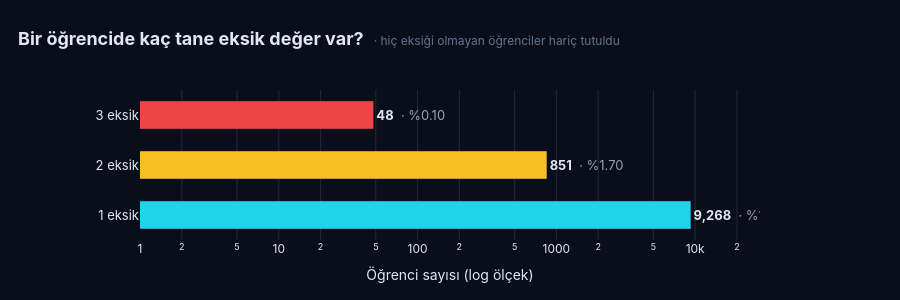

Here is the notebook cell this chart was saved with:
### Markdown cell above
<div style="background:linear-gradient(90deg,#0b1220 0%,#101a2e 100%);
  border-left:6px solid #22d3ee; padding:14px 22px; border-radius:10px;
  margin:22px 0 8px; box-shadow:0 4px 12px rgba(0,0,0,0.30);">
  <span style="color:#22d3ee; font-weight:800; font-size:0.74em; letter-spacing:2.4px;">ALT BÖLÜM</span>
  <h3 style="color:#f1f5f9; font-family:'Inter','Segoe UI',sans-serif; font-weight:700;
    font-size:1.18em; margin:4px 0 0; letter-spacing:0.5px;">3. BİR ÖĞRENCİNİN KAÇ EKSİK DEĞERİ VAR?</h3>
</div>

### Code cell
# ════════════════════════════════════════════════════════════════════
# 2 — Bir öğrencide kaç eksik var?
# ════════════════════════════════════════════════════════════════════
df_no_gpa = df_raw.drop(columns=DROP_COLS)
row_miss  = df_no_gpa[ALL_MISS].isnull().sum(axis=1)
dist_full = row_miss.value_counts().sort_index()
# Eksiği 0 olanlar grafikten ve tablodan dışarıda (renksiz başlangıç olmasın)
dist = dist_full.drop(0, errors='ignore')

colors_B = {1:'#22d3ee', 2:'#fbbf24', 3:'#ef4444'}
labels_B = {1:'1 eksik', 2:'2 eksik', 3:'3 eksik'}

# Yatay, etiketleri içeride, hover/log-scale ile estetik
fig_B = go.Figure(go.Bar(
    x=dist.values, y=[labels_B.get(k, f'{k} eksik') for k in dist.index],
    orientation='h',
    marker=dict(color=[colors_B.get(k, '#94a3b8') for k in dist.index],
                line=dict(color='rgba(255,255,255,0.06)', width=1)),
    text=[f"<b>{v:,}</b>  <span style='color:#94a3b8'>· %{v/n_raw*100:.2f}</span>"
          for v in dist.values],
    textposition='outside', textfont=dict(color=P['text'], size=13, family='Inter'),
    hovertemplate='%{y}<br>%{x:,} öğrenci<extra></extra>',
))
fig_B.update_layout(
    title=dict(text='<b>Bir öğrencide kaç tane eksik değer var?</b>  <span style="color:#64748b; font-size:12px">· hiç eksiği olmayan öğrenciler hariç tutuldu</span>',
               font=dict(size=18, color=P['text'], family='Inter'), x=0.02, xanchor='left'),
    paper_bgcolor=P['bg'], plot_bgcolor=P['bg'],
    font=dict(family='Inter', color=P['text']),
    xaxis=dict(title='Öğrenci sayısı (log ölçek)', gridcolor=P['grid'], type='log',
               range=[0, np.log10(dist.max())+0.5]),
    yaxis=dict(showgrid=False, tickfont=dict(size=13, color=P['text'])),
    height=300, margin=dict(l=140, r=140, t=90, b=60), showlegend=False, bargap=0.45,
)
fig_B.show()

# ── 2 ve 3 eksikli öğrenciler YANYANA ───────────────────────────────
# Her iki tarafta da KOMBİNASYON gösterimi (öğrenci listesi yerine pattern frekansı)
two_miss = df_raw[row_miss.values == 2]
combos_2 = [' + '.join(sorted([c for c in ALL_MISS if pd.isnull(row[c])]))
            for _, row in two_miss.iterrows()]
combo_top_2 = pd.Series(combos_2).value_counts().reset_index().head(10)
combo_top_2.columns = ['Eksik Kombinasyon', 'Öğrenci']

three_miss = df_raw[row_miss.values == 3]
combos_3 = [' + '.join(sorted([c for c in ALL_MISS if pd.isnull(row[c])]))
            for _, row in three_miss.iterrows()]
combo_top_3 = pd.Series(combos_3).value_counts().reset_index().head(10)
combo_top_3.columns = ['Eksik Kombinasyon', 'Öğrenci']

def _styled_combo(df_, color):
    return (df_.style
        .set_properties(**{'background-color':'#0f172a','color':'#e2e8f0',
                           'border':'1px solid #1e293b','padding':'9px 14px',
                           'font-size':'0.95em'})
        .set_table_styles([{'selector':'th','props':[('background-color','#1e293b'),
                                                      ('color', color),
                                                      ('font-weight','800'),
                                                      ('padding','10px 14px'),
                                                      ('letter-spacing','1px'),
                                                      ('text-transform','uppercase'),
                                                      ('font-size','0.78em')]}])
        .bar(color=color, subset=['Öğrenci'], vmin=0, vmax=df_['Öğrenci'].max())
        .hide(axis='index').to_html())

html_two   = _styled_combo(combo_top_2, '#fbbf24')
html_three = _styled_combo(combo_top_3, '#ef4444')

def _panel_title(text, color):
    return (f'<div style="color:{color}; font-weight:800; font-size:0.88em; '
            f'letter-spacing:1.5px; margin:0 0 10px; text-transform:uppercase;">{text}</div>')

display(HTML(f"""
<div style="display:flex; gap:28px; flex-wrap:wrap; align-items:flex-start;
            font-family:'Inter','Segoe UI',sans-serif; margin:14px 0;">
  <div style="flex:1; min-width:340px;">
    {_panel_title(f'2 Eksik Değere Sahip Öğrencilerin Kombinasyonları ({len(two_miss)} adet)', '#fbbf24')}
    {html_two}
  </div>
  <div style="flex:1; min-width:340px;">
    {_panel_title(f'3 Eksik Değere Sahip Öğrenci Kombinasyonları ({len(three_miss)} adet)', '#ef4444')}
    {html_three}
  </div>
</div>"""))

# Drop kararı
df_clean    = df_raw.drop(columns=DROP_COLS).copy()
drop_mask   = df_clean[ALL_MISS].isnull().sum(axis=1) >= 3
n_dropped_3 = int(drop_mask.sum())
df_clean    = df_clean[~drop_mask].reset_index(drop=True)

display(card('KARAR', '#34d399',
    f"Öğrencilerin %79.7'sinde hiç eksik yok; 2 eksiği olan {len(two_miss)} kişi korundu çünkü iki sütun "
    f"akıllı doldurmayla geri kazanılabilir; sadece 3 sütununu birden boş bırakan {n_dropped_3} öğrenci "
    f"(%0.10 ihmal edilebilir) drop edildi — kalan <b>{len(df_clean):,}</b> öğrenci ile devam ediyoruz."))

### Figure 1 — Plotly figure (JSON) as saved in the notebook; plotly's stock layout.template omitted (floating-point values rounded to 4 significant figures)
{"data": [{"hovertemplate": "%{y}<br>%{x:,} öğrenci<extra></extra>", "marker": {"color": ["#22d3ee", "#fbbf24", "#ef4444"], "line": {"color": "rgba(255,255,255,0.06)", "width": 1}}, "orientation": "h", "text": ["<b>9,268</b>  <span style='color:#94a3b8'>· %18.54</span>", "<b>851</b>  <span style='color:#94a3b8'>· %1.70</span>", "<b>48</b>  <span style='color:#94a3b8'>· %0.10</span>"], "textfont": {"color": "#e2e8f0", "family": "Inter", "size": 13}, "textposition": "outside", "type": "bar", "x": [9268, 851, 48], "y": ["1 eksik", "2 eksik", "3 eksik"]}], "layout": {"bargap": 0.45, "font": {"color": "#e2e8f0", "family": "Inter"}, "height": 300, "margin": {"b": 60, "l": 140, "r": 140, "t": 90}, "paper_bgcolor": "#0a0e1a", "plot_bgcolor": "#0a0e1a", "showlegend": false, "title": {"font": {"color": "#e2e8f0", "family": "Inter", "size": 18}, "text": "<b>Bir öğrencide kaç tane eksik değer var?</b>  <span style=\"color:#64748b; font-size:12px\">· hiç eksiği olmayan öğrenciler hariç tutuldu</span>", "x": 0.02, "xanchor": "left"}, "xaxis": {"gridcolor": "#1e293b", "range": [0, 4.467], "title": {"text": "Öğrenci sayısı (log ölçek)"}, "type": "log"}, "yaxis": {"showgrid": false, "tickfont": {"color": "#e2e8f0", "size": 13}}}}
